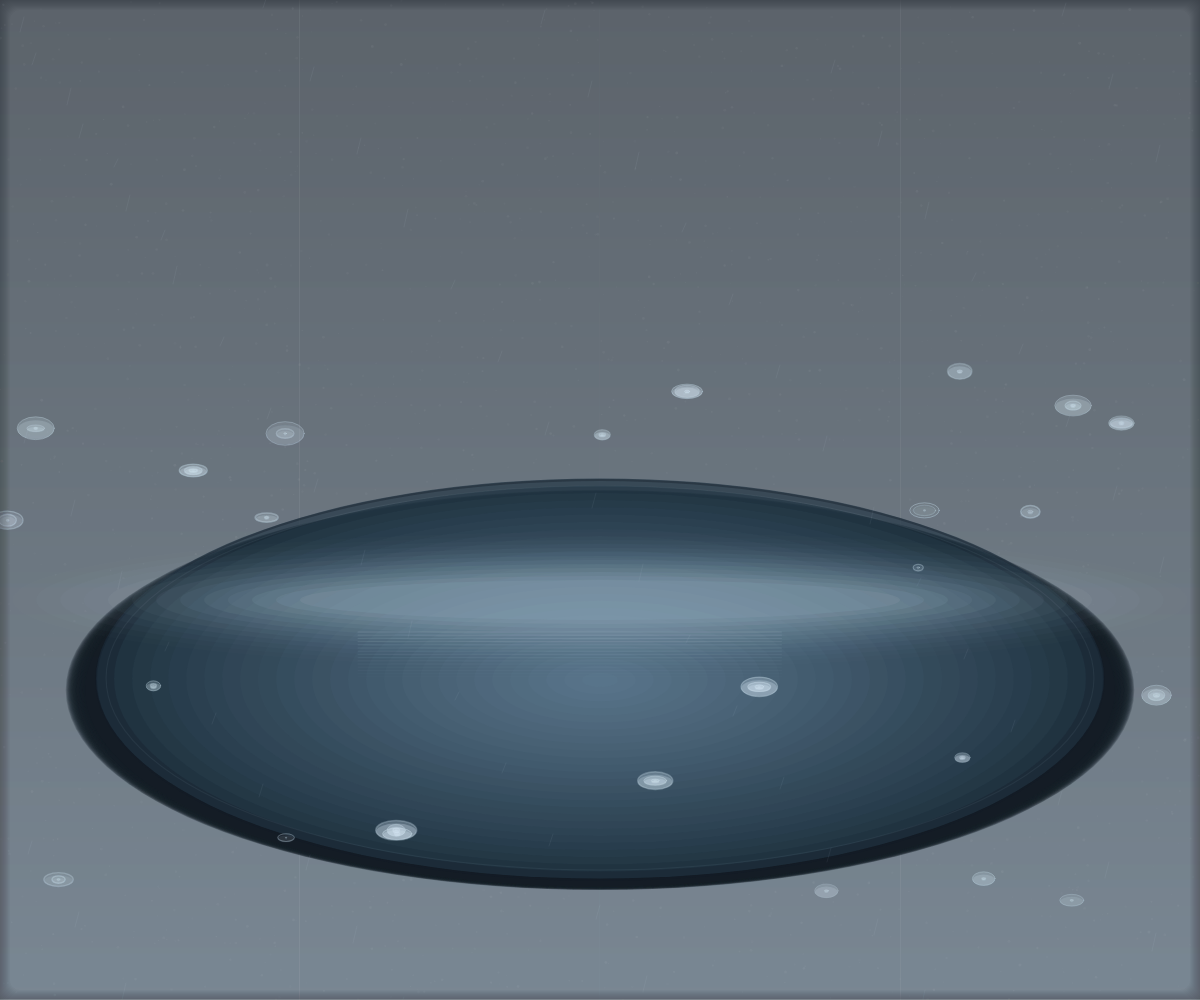
Frame 1 (no input)
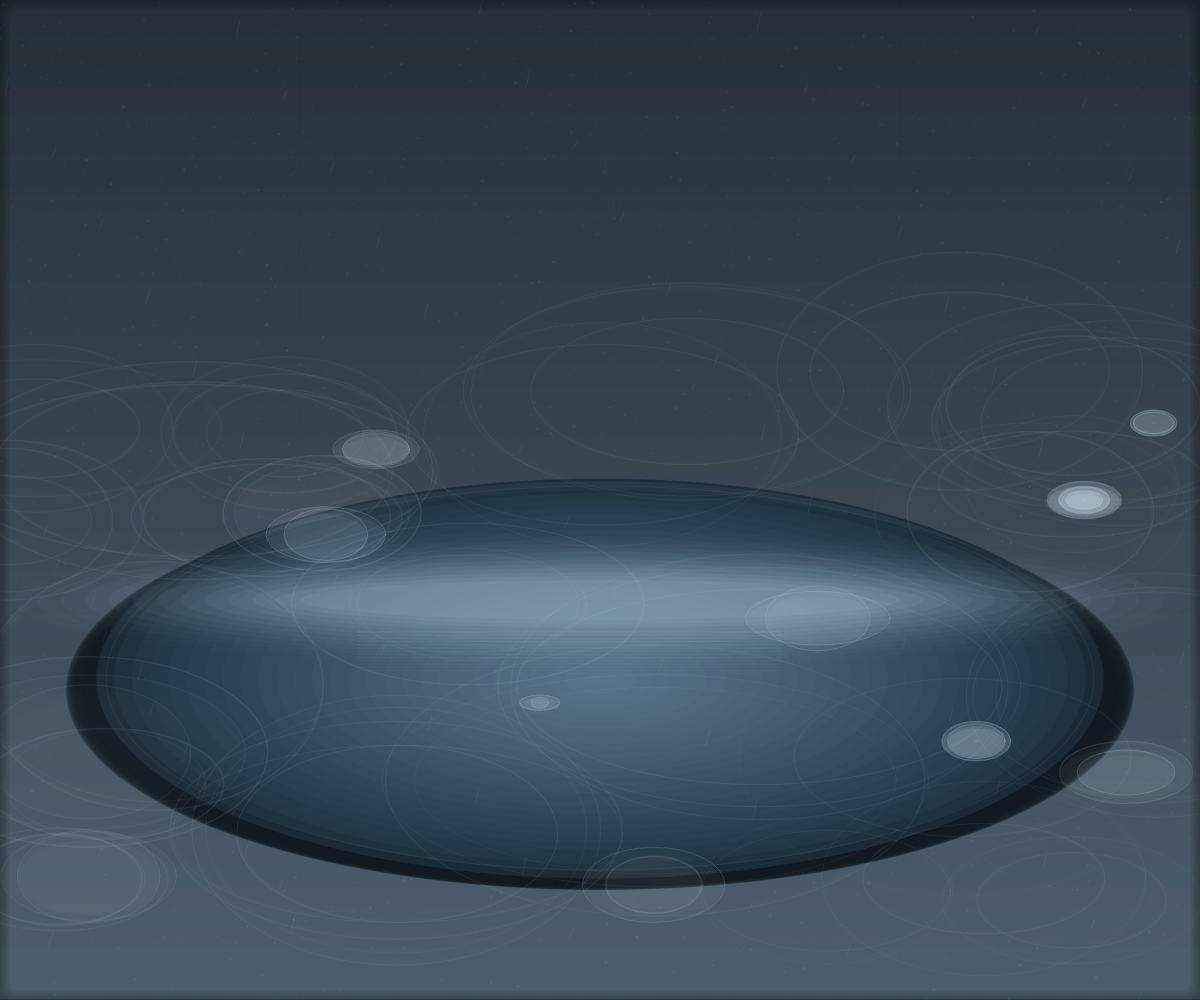
Frame 60 (no input)
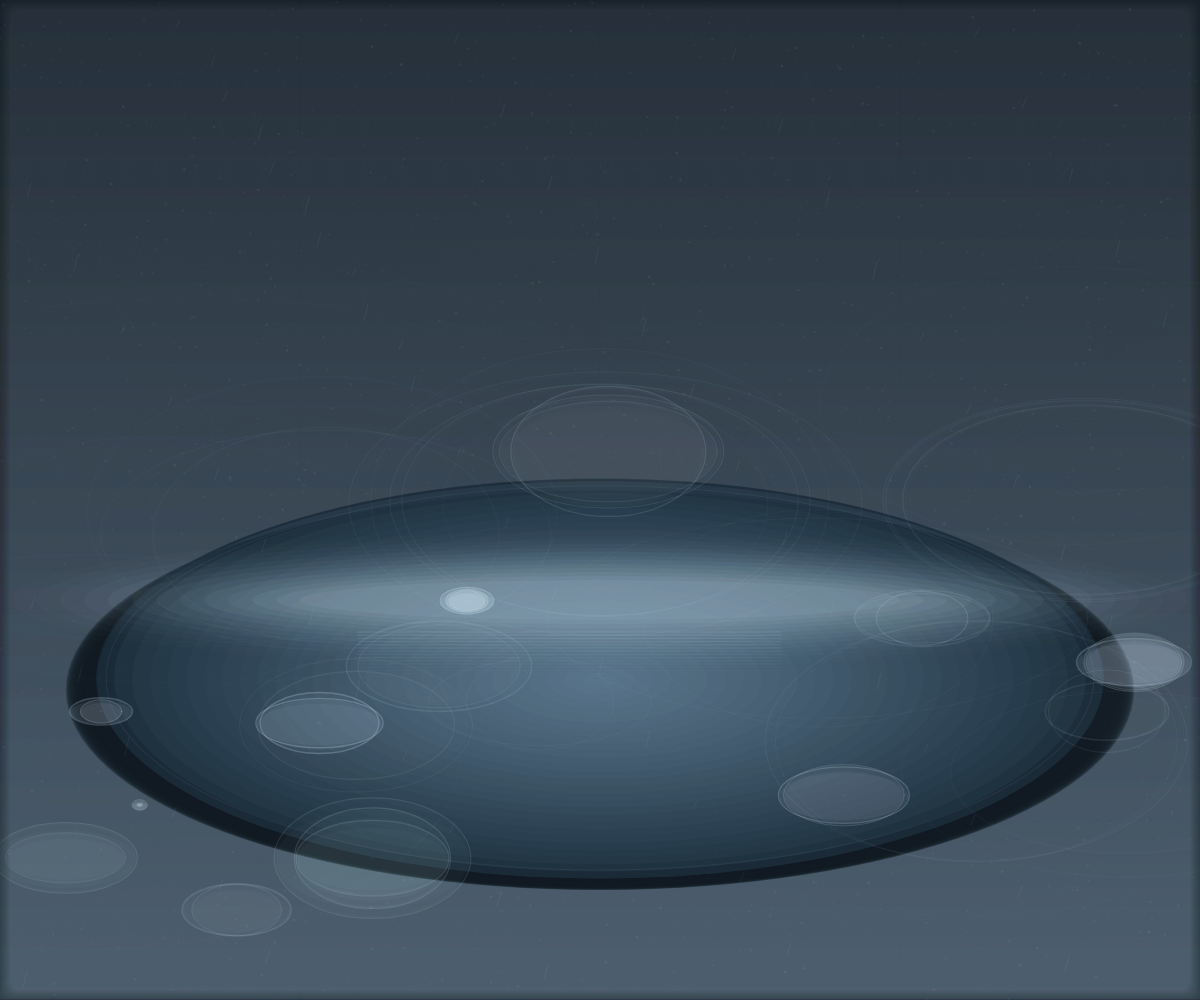
Frame 120 (the mouse pressed at the canvas centre since frame 60)

The p5.js sketch that drew these frames (run headless with seeded random() and noise() and a simulated clock; from frame 60 on, the mouse is pressed at the canvas centre):

// p5.js sketch
// ── sketch.js
let drops = [];
let rippleGraphics;
let bgGraphics;

let audioCtx = null;
let lastHoverSound = 0;
let hoverWasInside = false;

function setup() {
  createCanvas(windowWidth, windowHeight);
  pixelDensity(1);

  rippleGraphics = createGraphics(width, height);
  rippleGraphics.pixelDensity(1);

  bgGraphics = createGraphics(width, height);
  bgGraphics.pixelDensity(1);
  drawBackground();

  for (let i = 0; i < 24; i++) {
    addDrop(random(width), random(height * 0.35, height * 0.92), random(0.2, 1.6));
  }
}

function draw() {
  image(bgGraphics, 0, 0);

  drawRain();

  if (random() < 0.22) {
    addDrop(random(width), random(height * 0.4, height * 0.92), random(0.6, 1.2));
  }

  rippleGraphics.clear();

  for (let i = drops.length - 1; i >= 0; i--) {
    drops[i].update();
    drops[i].display(rippleGraphics);
    if (drops[i].dead) drops.splice(i, 1);
  }

  image(rippleGraphics, 0, 0);

  drawSurfaceGlow();
  drawVignette();

  let inside = insidePuddle(mouseX, mouseY);
  if (inside && !hoverWasInside) {
    playDropletSound(0.9);
  }
  hoverWasInside = inside;
}

function mouseMoved() {
  ensureAudio();

  if (insidePuddle(mouseX, mouseY) && frameCount % 2 === 0) {
    addDrop(mouseX + random(-6, 6), mouseY + random(-4, 4), random(0.9, 1.4));

    if (millis() - lastHoverSound > 65) {
      playDropletSound(random(0.5, 1.0));
      lastHoverSound = millis();
    }
  }
}

function mouseDragged() {
  ensureAudio();

  if (insidePuddle(mouseX, mouseY)) {
    addDrop(mouseX + random(-8, 8), mouseY + random(-5, 5), random(1.0, 1.5));

    if (millis() - lastHoverSound > 55) {
      playDropletSound(random(0.55, 1.05));
      lastHoverSound = millis();
    }
  }
}

function mousePressed() {
  ensureAudio();
  if (insidePuddle(mouseX, mouseY)) {
    addDrop(mouseX, mouseY, 1.25);
    playDropletSound(1.1);
  }
}

function touchStarted() {
  ensureAudio();
  if (insidePuddle(mouseX, mouseY)) {
    addDrop(mouseX, mouseY, 1.25);
    playDropletSound(1.1);
  }
  return false;
}

function ensureAudio() {
  if (!audioCtx) {
    const Ctx = window.AudioContext || window.webkitAudioContext;
    if (Ctx) audioCtx = new Ctx();
  }
  if (audioCtx && audioCtx.state === "suspended") {
    audioCtx.resume();
  }
}

function playDropletSound(intensity = 1) {
  if (!audioCtx) return;

  const now = audioCtx.currentTime;
  const master = audioCtx.createGain();
  master.gain.setValueAtTime(0, now);
  master.connect(audioCtx.destination);

  const bandpass = audioCtx.createBiquadFilter();
  bandpass.type = "bandpass";
  bandpass.frequency.setValueAtTime(random(700, 1400), now);
  bandpass.Q.setValueAtTime(1.4, now);
  bandpass.connect(master);

  const hp = audioCtx.createBiquadFilter();
  hp.type = "highpass";
  hp.frequency.setValueAtTime(500, now);
  hp.connect(bandpass);

  const noiseBuffer = audioCtx.createBuffer(1, audioCtx.sampleRate * 0.08, audioCtx.sampleRate);
  const data = noiseBuffer.getChannelData(0);
  for (let i = 0; i < data.length; i++) {
    data[i] = (Math.random() * 2 - 1) * Math.pow(1 - i / data.length, 1.8);
  }

  const noise = audioCtx.createBufferSource();
  noise.buffer = noiseBuffer;
  noise.connect(hp);

  const osc = audioCtx.createOscillator();
  const oscGain = audioCtx.createGain();
  osc.type = "sine";
  osc.frequency.setValueAtTime(random(900, 1500), now);
  osc.frequency.exponentialRampToValueAtTime(random(280, 450), now + 0.09);
  oscGain.gain.setValueAtTime(0.0001, now);
  oscGain.gain.exponentialRampToValueAtTime(0.05 * intensity, now + 0.006);
  oscGain.gain.exponentialRampToValueAtTime(0.0001, now + 0.1);
  osc.connect(oscGain);
  oscGain.connect(master);

  master.gain.linearRampToValueAtTime(0.08 * intensity, now + 0.004);
  master.gain.exponentialRampToValueAtTime(0.0001, now + 0.12);

  noise.start(now);
  noise.stop(now + 0.08);

  osc.start(now);
  osc.stop(now + 0.11);
}

function addDrop(x, y, strength = 1) {
  drops.push(new Ripple(x, y, strength));
}

function insidePuddle(x, y) {
  let cx = width * 0.5;
  let cy = height * 0.68;
  let rx = width * 0.42;
  let ry = height * 0.2;

  let dx = (x - cx) / rx;
  let dy = (y - cy) / ry;
  return dx * dx + dy * dy < 1;
}

class Ripple {
  constructor(x, y, strength) {
    this.x = x;
    this.y = y;
    this.strength = strength;
    this.rings = [];
    this.age = 0;
    this.maxAge = int(random(80, 130) * strength);

    let ringCount = int(random(2, 4));
    for (let i = 0; i < ringCount; i++) {
      this.rings.push({
        r: i * random(3, 7),
        speed: random(1.3, 2.3) * strength,
        alpha: random(70, 120),
        weight: random(0.7, 1.6),
        stretchX: random(1.2, 1.65),
        stretchY: random(0.55, 0.9)
      });
    }

    this.splashAlpha = 120 * strength;
    this.dead = false;
  }

  update() {
    this.age++;

    for (let ring of this.rings) {
      ring.r += ring.speed;
      ring.alpha *= 0.972;
    }

    this.splashAlpha *= 0.92;

    if (this.age > this.maxAge) {
      this.dead = true;
    }
  }

  display(g) {
    g.push();
    g.noFill();
    g.translate(this.x, this.y);

    if (this.splashAlpha > 2) {
      g.noStroke();
      g.fill(210, 228, 240, this.splashAlpha * 0.45);
      g.ellipse(0, 0, 3 + this.age * 0.08, 1.8 + this.age * 0.04);
    }

    for (let ring of this.rings) {
      g.stroke(190, 212, 225, ring.alpha);
      g.strokeWeight(ring.weight);
      g.ellipse(0, 0, ring.r * 2 * ring.stretchX, ring.r * 2 * ring.stretchY);

      g.stroke(120, 145, 165, ring.alpha * 0.35);
      g.strokeWeight(ring.weight * 0.6);
      g.ellipse(0, 1.4, ring.r * 2 * ring.stretchX * 0.98, ring.r * 2 * ring.stretchY * 0.82);
    }

    g.pop();
  }
}

function drawBackground() {
  bgGraphics.clear();

  for (let y = 0; y < height; y++) {
    let t = y / height;
    let c = lerpColor(color(38, 48, 58), color(78, 96, 112), t);
    bgGraphics.stroke(c);
    bgGraphics.line(0, y, width, y);
  }

  bgGraphics.noStroke();
  for (let i = 0; i < 2200; i++) {
    let x = random(width);
    let y = random(height);
    let a = random(4, 12);
    bgGraphics.fill(255, a);
    bgGraphics.circle(x, y, random(1, 3));
  }

  let cx = width * 0.5;
  let cy = height * 0.68;
  let rw = width * 0.84;
  let rh = height * 0.4;

  for (let i = 26; i > 0; i--) {
    let t = i / 26;
    let c = lerpColor(color(20, 30, 38, 60), color(20, 30, 38, 0), 1 - t);
    bgGraphics.noStroke();
    bgGraphics.fill(c);
    bgGraphics.ellipse(cx, cy + 10, rw * (1.02 + t * 0.04), rh * (0.98 + t * 0.02));
  }

  for (let i = 28; i > 0; i--) {
    let t = i / 28;
    let c = lerpColor(color(32, 52, 66, 170), color(102, 132, 154, 24), 1 - t);
    bgGraphics.noStroke();
    bgGraphics.fill(c);
    bgGraphics.ellipse(cx, cy - t * 1.5, rw * t, rh * t);
  }

  for (let i = 0; i < 15; i++) {
    let yy = cy - rh * 0.12 + i * 3.2;
    let alpha = map(i, 0, 14, 34, 2);
    bgGraphics.stroke(195, 215, 228, alpha);
    bgGraphics.line(cx - rw * 0.24, yy, cx + rw * 0.18, yy);
  }

  bgGraphics.noFill();
  bgGraphics.stroke(18, 28, 38, 90);
  bgGraphics.strokeWeight(2);
  bgGraphics.ellipse(cx, cy, rw, rh);

  bgGraphics.stroke(170, 192, 208, 18);
  bgGraphics.strokeWeight(1.2);
  bgGraphics.ellipse(cx, cy - 2, rw * 0.98, rh * 0.96);
}

function drawRain() {
  strokeWeight(1);
  for (let i = 0; i < 90; i++) {
    let x = (frameCount * 2 + i * 47) % (width + 120) - 60;
    let y = (frameCount * 11 + i * 71) % (height + 200) - 100;
    let len = 8 + ((i * 13) % 11);
    stroke(200, 220, 235, 16);
    line(x, y, x - 4, y + len);
  }
}

function drawSurfaceGlow() {
  push();
  noStroke();

  let cx = width * 0.5;
  let cy = height * 0.6;

  for (let i = 0; i < 14; i++) {
    let a = map(i, 0, 13, 20, 0);
    fill(180, 205, 220, a);
    ellipse(cx, cy, width * (0.5 + i * 0.04), height * (0.04 + i * 0.008));
  }
  pop();
}

function drawVignette() {
  push();
  noFill();
  for (let i = 0; i < 40; i++) {
    stroke(10, 16, 22, 7);
    strokeWeight(20);
    rect(-i, -i, width + i * 2, height + i * 2, 20);
  }
  pop();
}

function windowResized() {
  resizeCanvas(windowWidth, windowHeight);
  rippleGraphics = createGraphics(width, height);
  rippleGraphics.pixelDensity(1);

  bgGraphics = createGraphics(width, height);
  bgGraphics.pixelDensity(1);
  drawBackground();

  drops = [];
  for (let i = 0; i < 20; i++) {
    addDrop(random(width), random(height * 0.35, height * 0.92), random(0.4, 1.4));
  }
}
